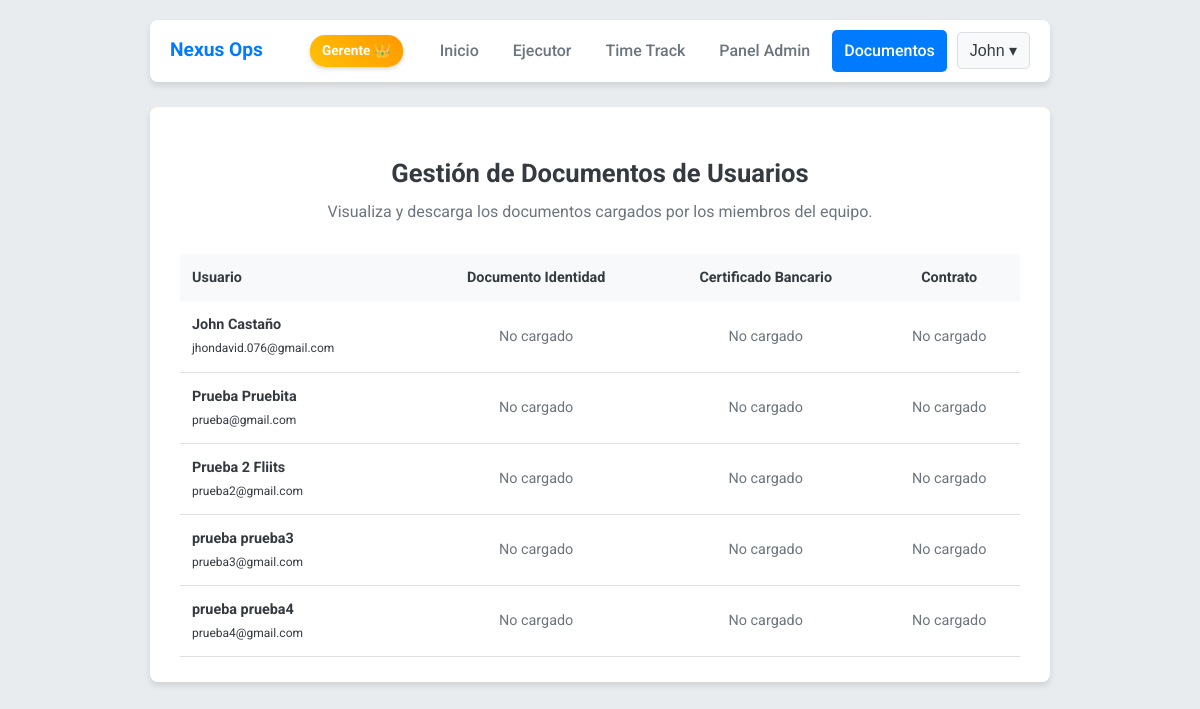
/documentos (signed in), run on the app's committed database.
### app.py (models this page shows, shortened)
class User(UserMixin, db.Model):
    id = db.Column(db.Integer, primary_key=True)
    email = db.Column(db.String(150), unique=True, nullable=False)
    password_hash = db.Column(db.String(256), nullable=False)
    role = db.Column(db.String(50), nullable=False, default='Agent')
    session_token = db.Column(db.String(36), default=lambda: str(uuid.uuid4()))
    nombre = db.Column(db.String(100), nullable=True)
    apellido = db.Column(db.String(100), nullable=True)
    correo_personal = db.Column(db.String(150), nullable=True)
    tipo_documento = db.Column(db.String(50), nullable=True)
    numero_documento = db.Column(db.String(50), nullable=True)
    numero_celular = db.Column(db.String(25), nullable=True)
    pais_residencia = db.Column(db.String(100), nullable=True)
    ciudad_residencia = db.Column(db.String(100), nullable=True)
    fecha_nacimiento = db.Column(db.Date, nullable=True)
    fecha_ingreso = db.Column(db.Date, nullable=True)
    estado_colaborador = db.Column(db.String(20), nullable=True, default='Activo')
    linkedin_url = db.Column(db.String(255), nullable=True)
    service = db.Column(db.String(100), nullable=True)
    lob = db.Column(db.String(100), nullable=True)
    cargo = db.Column(db.String(100), nullable=True)
    tl = db.Column(db.String(100), nullable=True)
    tm = db.Column(db.String(100), nullable=True)
    documento_identidad_file = db.Column(db.String(255), nullable=True)
    certificado_bancario_file = db.Column(db.String(255), nullable=True)
    contrato_file = db.Column(db.String(255), nullable=True)
    documento_identidad_uploaded_at = db.Column(db.DateTime, nullable=True)
    certificado_bancario_uploaded_at = db.Column(db.DateTime, nullable=True)
    contrato_uploaded_at = db.Column(db.DateTime, nullable=True)
    time_logs = db.relationship('TimeLog', backref='user', lazy=True)
    teams = db.relationship('Team', secondary=user_teams, lazy='subquery',
                            backref=db.backref('users', lazy=True))

### app.py (the view)
@app.route('/documentos')
@login_required
@editor_required
def documentos():
    users_list = User.query.order_by(User.nombre).all()
    return render_template('documentos.html', users=users_list)

### app.py (called while the page is built)
@login_manager.user_loader
def load_user(user_id): return User.query.get(int(user_id))

def editor_required(f):
    @wraps(f)
    def decorated_function(*args, **kwargs):
        if not current_user.is_authenticated or current_user.role not in ['SubGerente', 'Gerente']:
            flash('No tienes permiso para realizar esta acción.', 'error'); return redirect(url_for('admin_panel'))
        return f(*args, **kwargs)
    return decorated_function

@app.before_request
def check_session():
    if request.endpoint and request.endpoint not in ['login', 'create_tables', 'static']:
        if current_user.is_authenticated and session.get('user_session_token') != current_user.session_token:
            logout_user()
            flash('Tu sesión ha sido cerrada por un administrador.', 'warning')
            return redirect(url_for('login'))

@app.teardown_request
def call_after_request_callbacks(response):
    if response: # response can be None in some cases
        for callback in getattr(g, 'after_request_callbacks', ()): response = callback(response)
    return response

### templates/documentos.html (shortened to what this page needs)
{% extends "base.html" %}
{% block content %}
<h2>Gestión de Documentos de Usuarios</h2>
<p style="text-align: center; margin-top: -15px; margin-bottom: 30px; color: var(--secondary-color);">
    Visualiza y descarga los documentos cargados por los miembros del equipo.
</p>
<table style="width: 100%; border-collapse: collapse; text-align: left; font-size: 0.9em;">
    <thead style="background-color: var(--light-color);">
        <tr>
            <th style="padding: 12px;">Usuario</th>
            <th style="padding: 12px; text-align: center;">Documento Identidad</th>
            <th style="padding: 12px; text-align: center;">Certificado Bancario</th>
            <th style="padding: 12px; text-align: center;">Contrato</th>
        </tr>
    </thead>
    <tbody>
        {% for user in users %}
        <tr style="border-bottom: 1px solid #e0e0e0;">
            <td style="padding: 12px;">
                <strong>{{ user.nombre or '' }} {{ user.apellido or '' }}</strong><br>
                <small>{{ user.email }}</small>
            </td>
            <td style="padding: 12px; text-align: center;">
                {% if user.documento_identidad_file %}
                    <a href="{{ url_for('download_document', user_id=user.id, doc_type='identidad') }}" class="button-link" style="padding: 5px 10px; font-size: 12px;">Descargar</a><br>
                    <small>Subido: {{ user.documento_identidad_uploaded_at.strftime('%Y-%m-%d %H:%M') if user.documento_identidad_uploaded_at else 'N/A' }}</small>
                {% else %}
                    <span style="color: var(--secondary-color);">No cargado</span>
                {% endif %}
            </td>
            <td style="padding: 12px; text-align: center;">
                {% if user.certificado_bancario_file %}
                    <a href="{{ url_for('download_document', user_id=user.id, doc_type='bancario') }}" class="button-link" style="padding: 5px 10px; font-size: 12px;">Descargar</a><br>
                    <small>Subido: {{ user.certificado_bancario_uploaded_at.strftime('%Y-%m-%d %H:%M') if user.certificado_bancario_uploaded_at else 'N/A' }}</small>
                {% else %}
                    <span style="color: var(--secondary-color);">No cargado</span>
                {% endif %}
            </td>
            <td style="padding: 12px; text-align: center;">
                {% if user.contrato_file %}
                    <a href="{{ url_for('download_document', user_id=user.id, doc_type='contrato') }}" class="button-link" style="padding: 5px 10px; font-size: 12px;">Descargar</a><br>
                    <small>Subido: {{ user.contrato_uploaded_at.strftime('%Y-%m-%d %H:%M') if user.contrato_uploaded_at else 'N/A' }}</small>
                {% else %}
                    <span style="color: var(--secondary-color);">No cargado</span>
                {% endif %}
            </td>
        </tr>
        {% endfor %}
    </tbody>
</table>
{% endblock %}

### templates/base.html (shortened to what this page needs)
<!DOCTYPE html>
<html lang="es">
<head>
</head>
<body>
    <div class="main-container">
        {% if current_user.is_authenticated %}
        <nav>
            <div class="logo">Nexus Ops</div>
            <div class="nav-links">
                {% if current_user.role == 'Gerente' %}
                    <span class="role-badge role-gerente">Gerente 👑</span>
                {% elif current_user.role == 'SubGerente' %}
                    <span class="role-badge role-subgerente">SubGerente 🛡️</span>
                {% elif current_user.role == 'Admin' %}
                    <span class="role-badge role-admin">Admin 🏅</span>
                {% else %}
                    <span class="role-badge role-agent">Agent ✅</span>
                {% endif %}
                <a href="{{ url_for('index') }}" class="{{ 'active' if request.endpoint == 'index' else '' }}">Inicio</a>
                {% if current_user.role == 'Gerente' %}
                <a href="{{ url_for('ejecutor') }}" class="{{ 'active' if request.endpoint == 'ejecutor' else '' }}">Ejecutor</a>
                {% endif %}
                <a href="{{ url_for('time_track_page') }}" class="{{ 'active' if request.endpoint == 'time_track_page' else '' }}">Time Track</a>
                {% if current_user.role in ['Admin', 'SubGerente', 'Gerente'] %}
                <a href="{{ url_for('admin_panel') }}" class="{{ 'active' if request.endpoint in ['admin_panel', 'edit_user'] else '' }}">Panel Admin</a>
                {% endif %}
                {% if current_user.role in ['SubGerente', 'Gerente'] %}
                <a href="{{ url_for('documentos') }}" class="{{ 'active' if request.endpoint == 'documentos' else '' }}">Documentos</a>
                {% endif %}
                <div class="user-menu">
                    <button class="user-menu-button">{{ current_user.nombre or current_user.email }} ▾</button>
                </div>
            </div>
        </nav>
        {% endif %}
        <div class="container">
            {% block content %}{% endblock %}
        </div>
    </div>
</body>
</html>

### templates/base.html (style rules this page uses)
:root { --primary-color: #007bff; --secondary-color: #6c757d; --success-color: #28a745; --danger-color: #dc3545; --warning-color: #ffc107; --info-color: #17a2b8; --light-color: #f8f9fa; --dark-color: #343a40; --background-color: #e9ecef; --font-family: 'Roboto', sans-serif; --border-radius: 8px; --box-shadow: 0 4px 6px rgba(0, 0, 0, 0.1); }
body { font-family: var(--font-family); background-color: var(--background-color); margin: 0; padding: 20px; color: var(--dark-color); line-height: 1.6; }
.main-container { max-width: 900px; margin: 0 auto; }
nav { background-color: #ffffff; padding: 10px 20px; border-radius: var(--border-radius); box-shadow: var(--box-shadow); display: flex; justify-content: space-between; align-items: center; margin-bottom: 25px; }
nav .logo { font-weight: 700; font-size: 1.2em; color: var(--primary-color); }
.nav-links { display: flex; align-items: center; gap: 10px; }
nav a { color: var(--secondary-color); text-decoration: none; padding: 8px 12px; border-radius: 5px; transition: background-color 0.3s, color 0.3s; font-weight: 500; }
nav a:hover, nav a.active { background-color: var(--primary-color); color: white; }
.container { background: #ffffff; padding: 25px 30px; border-radius: var(--border-radius); box-shadow: var(--box-shadow); }
h1, h2, h3 { color: var(--dark-color); text-align: center; margin-bottom: 20px; }
h2 { font-size: 1.6em; }
.role-badge { font-size: 0.85em; font-weight: 700; padding: 5px 12px; border-radius: 15px; color: white; margin-right: 15px; box-shadow: 0 2px 4px rgba(0,0,0,0.15); }
.role-gerente { background: linear-gradient(45deg, var(--warning-color), #ff9800); }
.user-menu { position: relative; display: inline-block; }
.user-menu-button { background-color: var(--light-color); color: var(--dark-color); padding: 8px 12px; font-size: 1em; border: 1px solid #ddd; cursor: pointer; border-radius: 5px; font-weight: 500; }
button, .button-link { background-color: var(--primary-color); color: white; border: none; padding: 12px 20px; border-radius: 5px; cursor: pointer; font-size: 16px; font-weight: 500; transition: background-color 0.3s, transform 0.2s; text-decoration: none; display: inline-block; }

### data on the page
User: nombre "John", apellido "Castaño", email "jhondavid.076@gmail.com", shows "No cargado"
User: nombre "Prueba", apellido "Pruebita", email "prueba@gmail.com", shows "No cargado"
User: nombre "Prueba 2", apellido "Fliits", email "prueba2@gmail.com", shows "No cargado"
User: nombre "prueba", apellido "prueba3", email "prueba3@gmail.com", shows "No cargado"
User: nombre "prueba", apellido "prueba4", email "prueba4@gmail.com", shows "No cargado"
